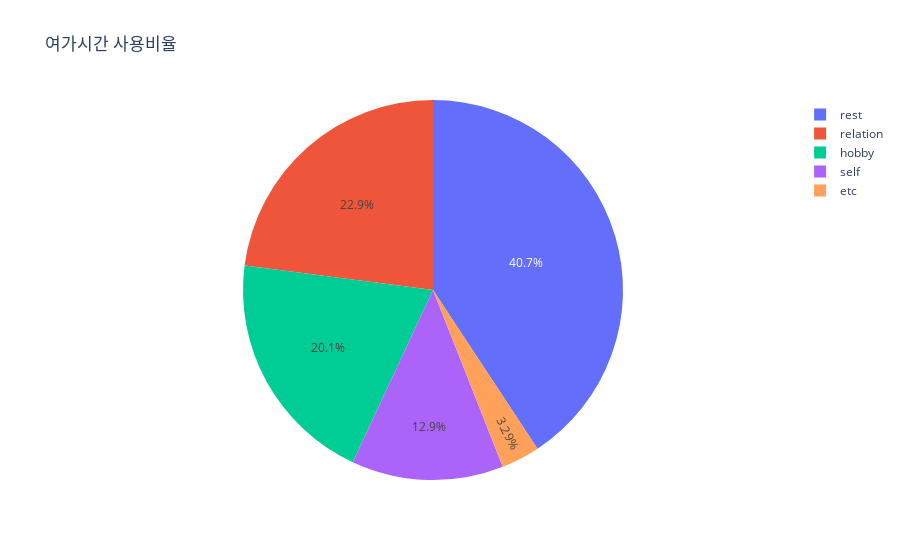

The code cell stored with this chart in its notebook:
### Code cell
px.pie(df_pie_all, values = df_pie_all.mean(), names=df_pie_all.columns, title='여가시간 사용비율')

### Figure 1 — Plotly figure (JSON) as saved in the notebook; plotly's stock layout.template omitted (floating-point values rounded to 4 significant figures)
{"data": [{"domain": {"x": [0, 1], "y": [0, 1]}, "hovertemplate": "label=%{label}<br>value=%{value}<extra></extra>", "labels": ["rest", "hobby", "self", "relation", "etc"], "legendgroup": "", "name": "", "showlegend": true, "type": "pie", "values": [40.73, 20.11, 12.92, 22.95, 3.289]}], "layout": {"legend": {"tracegroupgap": 0}, "title": {"text": "여가시간 사용비율"}}}
